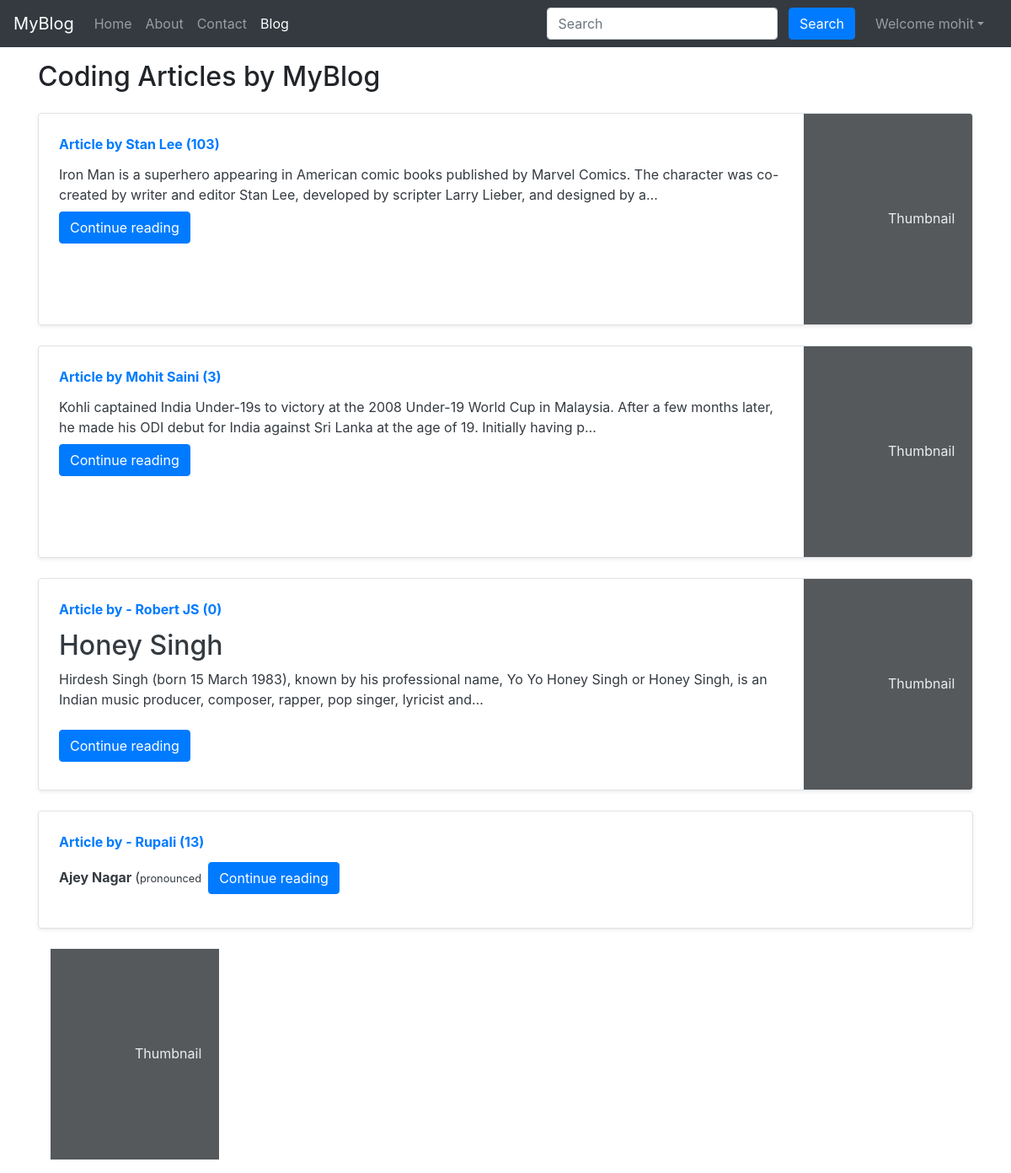
Page /blog/ (signed in) on the committed database.
### blog/models.py (models this page shows, shortened)
class Post(models.Model):
    sno=models.AutoField(primary_key=True)
    title=models.CharField(max_length=255)
    author=models.CharField(max_length=14)
    slug=models.CharField(max_length=130)
    views= models.IntegerField(default=0)
    timeStamp=models.DateTimeField(blank=True)
    content=models.TextField()

### blog/views.py (the view)
# urls.py: path('', views.blogHome, name="bloghome"),
def blogHome(request):
    allPosts= Post.objects.all()
    context={'allPosts': allPosts}
    return render(request, "blog/blogHome.html", context)

### templates/blog/blogHome.html (shortened to what this page needs)
{% extends 'base.html' %}
{% block blogactive %} active {% endblock blogactive %}
{% block body %}
<div class="container my-3">
    <h2>Coding Articles by MyBlog</h2>
    {% for post in allPosts  %}
    <div class="row no-gutters border rounded overflow-hidden flex-md-row mb-4 shadow-sm h-md-250 my-4 position-relative">
        <div class="col p-4 d-flex flex-column position-static">
            <strong class="d-inline-block mb-2 text-primary">Article  by {{post.author}} ({{post.views}})</strong>
            <h3 class="mb-0"><a class="text-dark" href="/blog/{{post.slug}}"{{post.title}} </a> </h3>
            <p class="card-text mb-auto">{{post.content|safe |truncatechars:200}}</p>
            <div class="my-2">
            	<a href="/blog/{{post.slug}}" role="button" class="btn btn-primary">Continue reading</a>
            </div>
        </div>
        <div class="col-auto d-none d-lg-block">
            <svg class="bd-placeholder-img" width="200" height="250" xmlns="http://www.w3.org/2000/svg" preserveAspectRatio="xMidYMid slice" focusable="false" role="img" aria-label="Placeholder: Thumbnail">
                <rect width="100%" height="100%" fill="#55595c"></rect><text x="50%" y="50%" fill="#eceeef" dy=".3em">Thumbnail</text>
            </svg>
        </div>
        </div>
        {% endfor %}
 {% endblock %}

### templates/base.html (shortened to what this page needs)
<!doctype html>
<html lang="en">
  <head>
    <link rel="stylesheet" href="https://stackpath.bootstrapcdn.com/bootstrap/4.5.2/css/bootstrap.min.css">
  </head>
  <body>
    <nav class="navbar navbar-expand-lg navbar-dark bg-dark">
        <a class="navbar-brand" href="/">MyBlog</a>
        <div class="collapse navbar-collapse" id="navbarSupportedContent">
          <ul class="navbar-nav mr-auto">
            <li class="nav-item {% block homeactive %}  {% endblock homeactive %}">
              <a class="nav-link" href="/">Home <span class="sr-only">(current)</span></a>
            </li>
            <li class="nav-item {% block aboutactive %}  {% endblock aboutactive %}" >
              <a class="nav-link" href="/about">About</a>
            </li>
            <li class="nav-item {% block contactactive %}  {% endblock contactactive %} ">
              <a class="nav-link" href="/contact">Contact</a>
            </li>
            <li class="nav-item {% block blogactive %}  {% endblock blogactive %} ">
              <a class="nav-link" href="/blog">Blog</a>
            </li>
          </ul>
          <div class="ml-auto form-inline ">
          <form method="get" action="/search"class="my-2 my-lg-0 mx-3">
            <input class="form-control mr-sm-2" type="search" placeholder="Search" aria-label="Search" name="query" id="query">
            <button class="btn btn-primary my-2 my-sm-0 " type="submit">Search</button>
          </form>
{% if user.is_authenticated %}
<ul class="navbar-nav mr-2">
<li class="nav-item dropdown">
<a class="nav-link dropdown-toggle" href='#' id="navbarDropdown" role="button" data-toggle="dropdown"> Welcome {{request.user}}</a>
      </li>
      </ul>
      </div>
{% endif %}
        </div>
      </nav>
      {% block body %}  {% endblock body %}
  </body>
</html>

### rows in the picture
Post: author "Stan Lee", views "103", content "Iron Man is a superhero appearing in American comic books published by Marvel Comics. The character was co-created by writer and editor Stan Lee, developed by scripter Larry Lieber, and designed by a…"
Post: author "Mohit Saini", views "3", content "Kohli captained India Under-19s to victory at the 2008 Under-19 World Cup in Malaysia. After a few months later, he made his ODI debut for India against Sri Lanka at the age of 19. Initially having p…"
Post: author "- Robert JS", views "0", content "Honey Singh Hirdesh Singh (born 15 March 1983), known by his professional name, Yo Yo Honey Singh or Honey Singh, is an Indian music producer, composer, rapper, pop singer, lyricist and…"
Post: author "- Rupali", views "13", content "Ajey Nagar ( pronounced"

### other values in the picture
{{ request.user }} "mohit"
